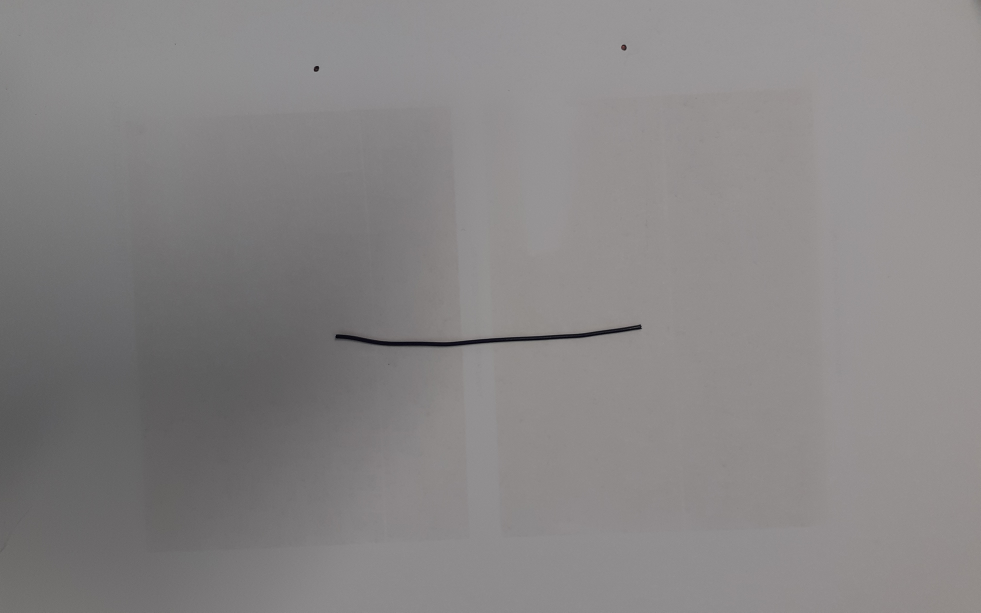
#> input picture images/Q3/Wire_Straight.jpg, 3921 x 2449 px (shown at 1/4 size)
$ python Threshold.py
#> lines starting #> are read from the running program, lines starting #| are printed output that depends on the picture; after the words box and inside, x2 and y2 are one past the last pixel; in counts of white or black regions, pixels touching at a corner belong together
# Import the necessary libraries
import cv2
import numpy as np

# Read the image as a grayscale image
img = cv2.imread('images/Q3/Wire_Straight.jpg', 0)
#> img: shape (2449, 3921); min 0, max 168, mean 133.5
rows, cols = img.shape
#> rows = 2449; cols = 3921
rows = rows // 4
#> rows = 612
cols = cols // 4
#> cols = 980
img = cv2.resize(img, (cols, rows))
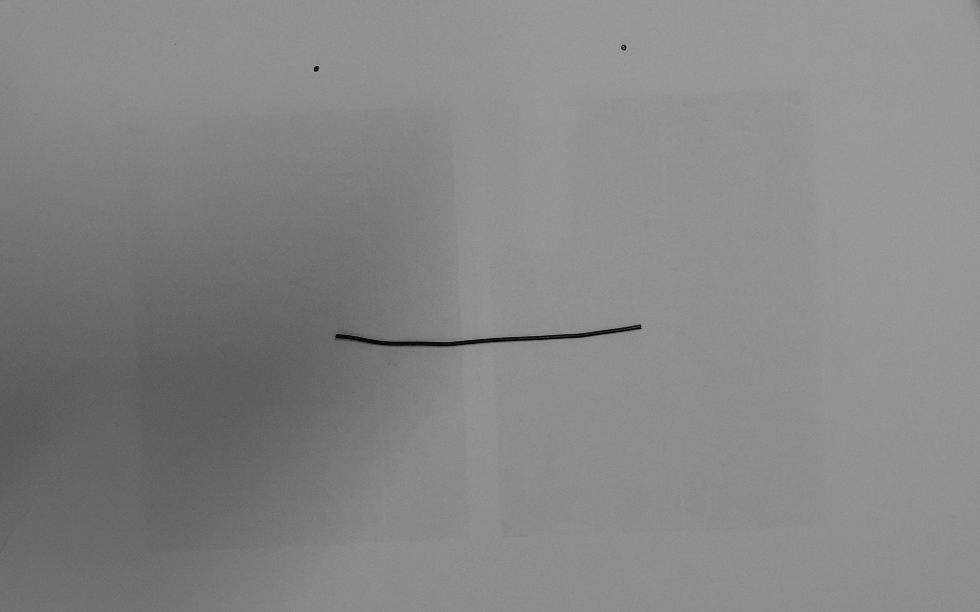
#> img: shape (612, 980); min 0, max 159, mean 133.4
# Threshold the image
ret,img = cv2.threshold(img, 60, 255, 0)
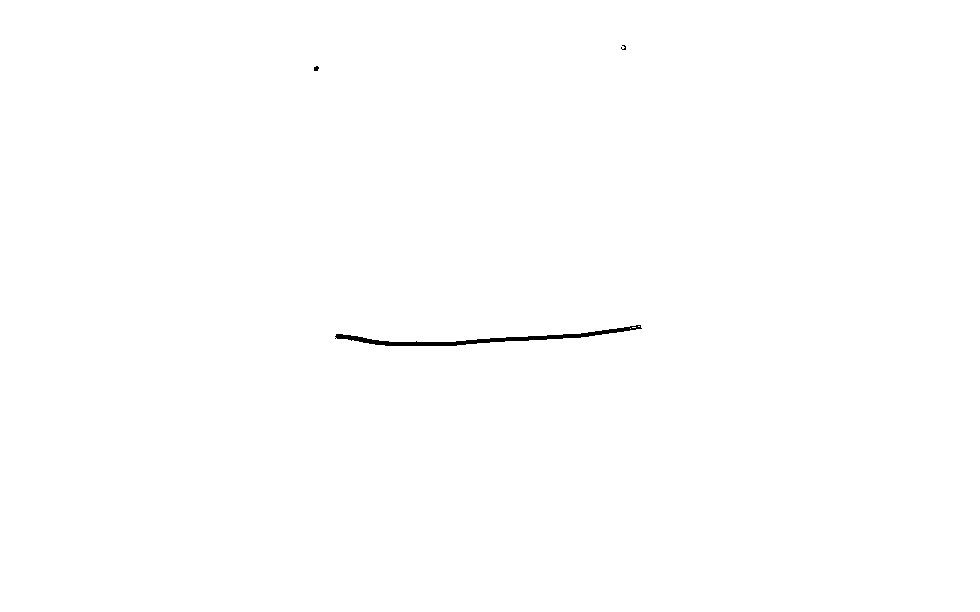
#> img: shape (612, 980); 99.8% white; 3 black regions (1 under 20 px), largest, box (x1, y1, x2, y2) and area: (335, 325, 642, 346) 1252, (314, 66, 319, 71) 20
cv2.imshow("thresh",img)
# Step 1: Create an empty skeleton
size = np.size(img)
#> size = 599760
skel = np.zeros(img.shape, np.uint8)

# Get a Cross Shaped Kernel
element = cv2.getStructuringElement(cv2.MORPH_CROSS, (3,3))

# Repeat steps 2-4
while True:
    #Step 2: Open the image
    open = cv2.morphologyEx(img, cv2.MORPH_OPEN, element)
    #Step 3: Substract open from the original image
    temp = cv2.subtract(img, open)
    #Step 4: Erode the original image and refine the skeleton
    eroded = cv2.erode(img, element)
    skel = cv2.bitwise_or(skel,temp)
    img = eroded.copy()
    # Step 5: If there are no white pixels left ie.. the image has been completely eroded, quit the loop
    if cv2.countNonZero(img)==0:
        break
#> this loop made 621 passes
#> pass 1, `temp = cv2.subtract(img, open)`:
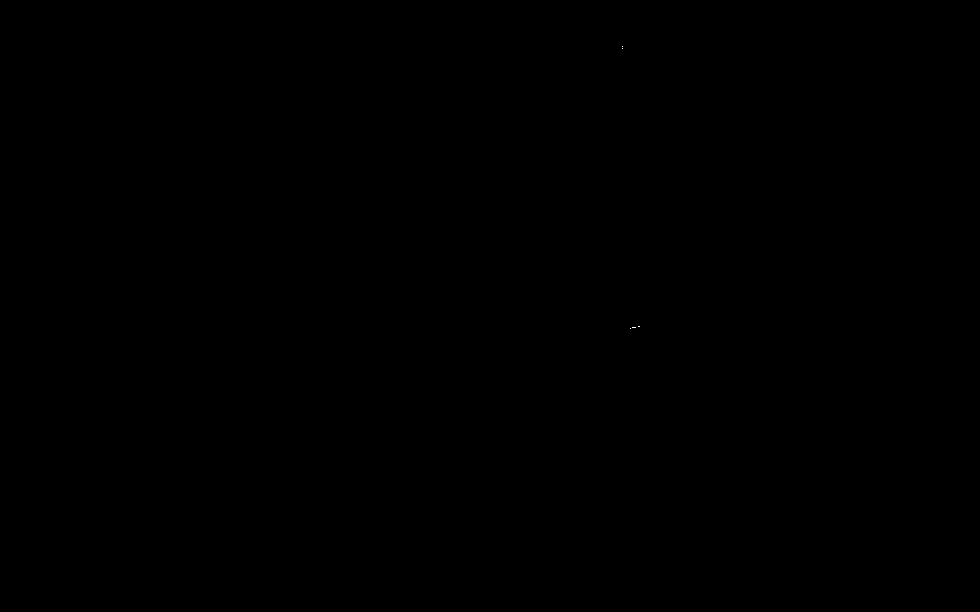
#> temp: shape (612, 980); 0% white in thin lines or dots, all inside (x1, y1, x2, y2) = (622, 46, 640, 329)
#> pass 1, `eroded = cv2.erode(img, element)`:
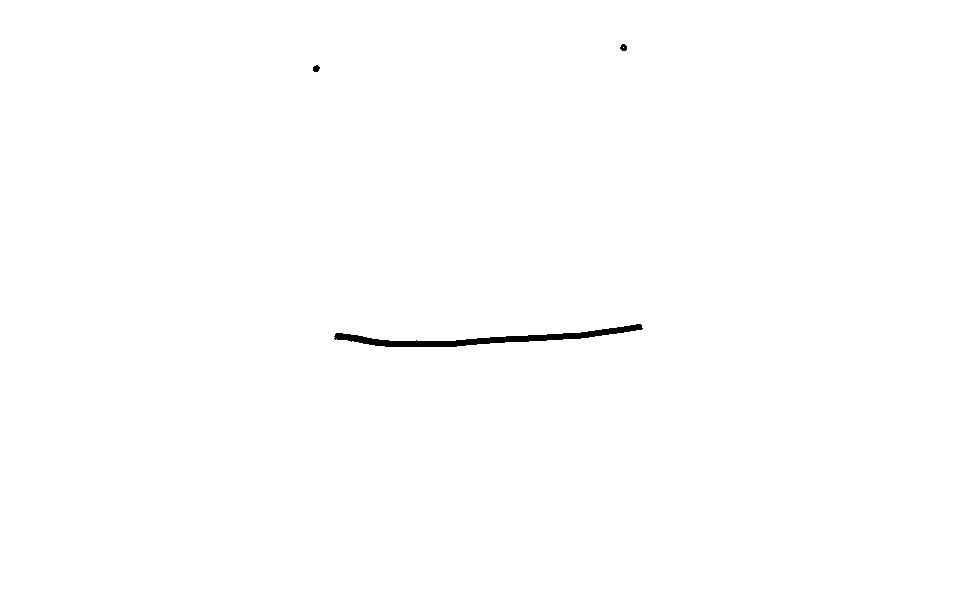
#> eroded: shape (612, 980); 99.7% white; 3 black regions, box (x1, y1, x2, y2) and area: (334, 324, 643, 347) 1880, (620, 44, 627, 51) 37, (313, 65, 320, 72) 37
#> after the loop: img: shape (612, 980); every value is 0
#> after the loop:
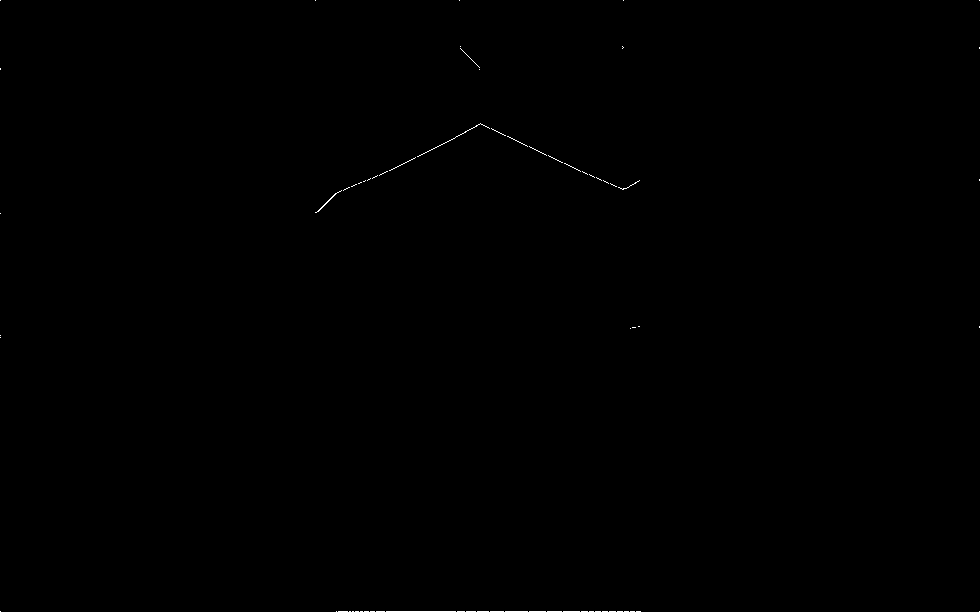
#> skel: shape (612, 980); 0.11% white in thin lines or dots

# Displaying the final skeleton
cv2.imshow("Skeleton",skel)
cv2.waitKey(0)
cv2.destroyAllWindows()

$ run again, with images/Q3/WireBent2.jpg copied over images/Q3/Wire_Straight.jpg
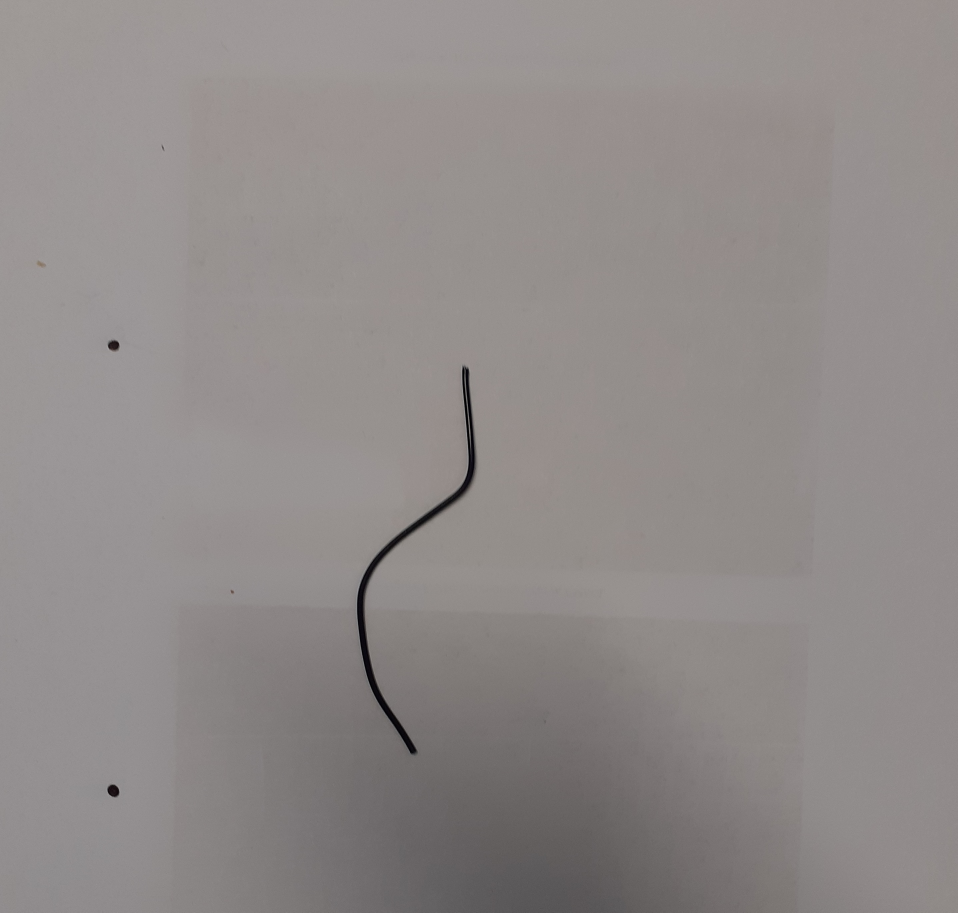
#> input picture images/Q3/WireBent2.jpg, 2873 x 2737 px (shown at 1/3 size)
#> `ret,img = cv2.threshold(img, 60, 255, 0)`:
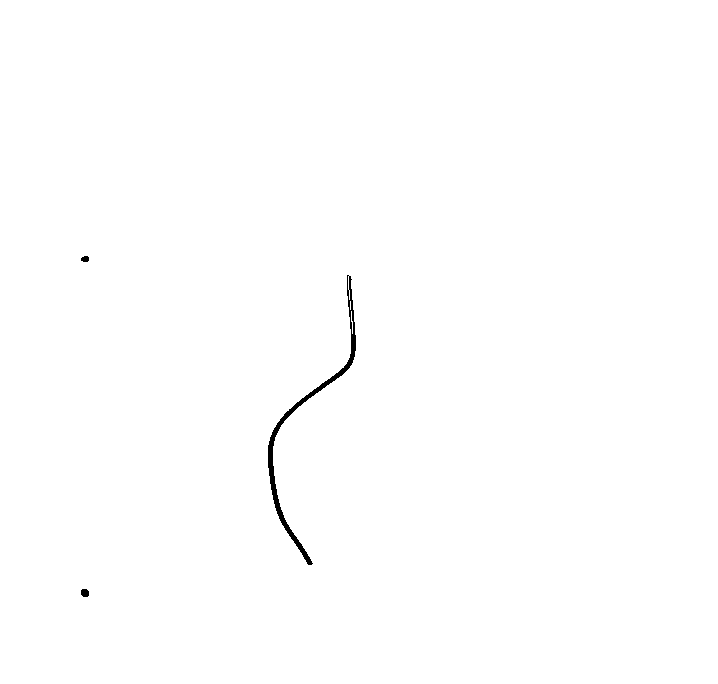
#> img: shape (684, 718); 99.7% white; 3 black regions, box (x1, y1, x2, y2) and area: (268, 275, 356, 565) 1519, (81, 589, 89, 597) 56, (81, 256, 89, 262) 40
#> size = 491112
#> after the loop `while True:`:
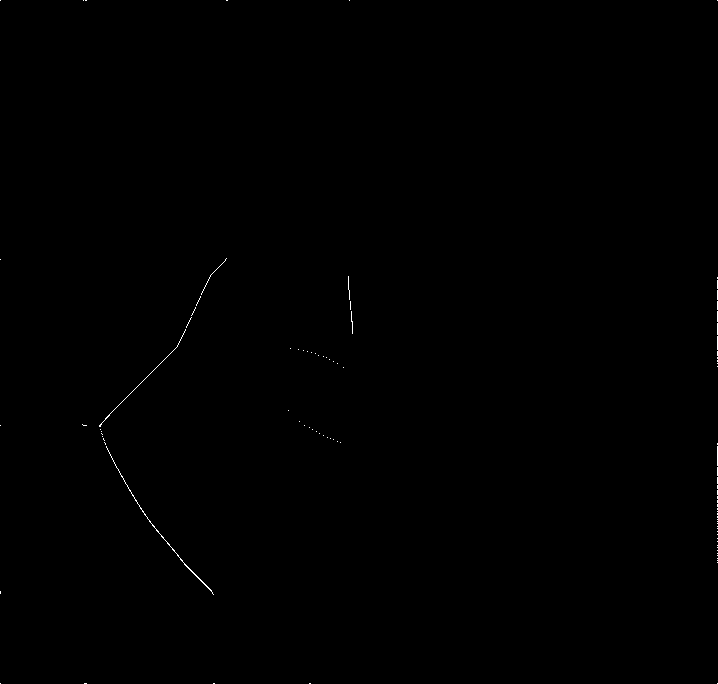
#> skel: shape (684, 718); 0.13% white in thin lines or dots
